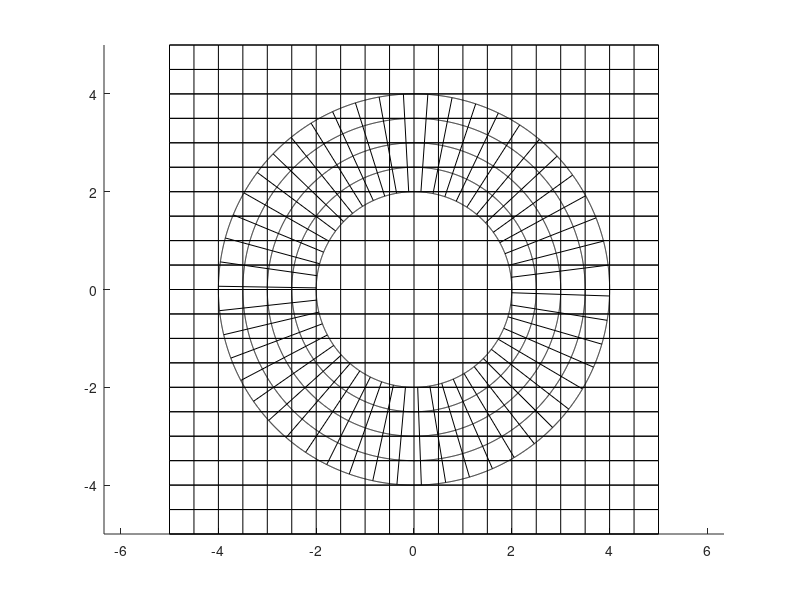

Write MATLAB code to recreate this figure. (Note: this script raises an error after producing the figure.)
dx=0.5;
dy=dx;
a=2;
ri=2;
ro=2+4*dx;
dh=dx/ro;
r=[ri:dx:ro];
h=[0:dh:2*pi];
f=[0:0.001:2*pi];
z = [-2.5*a:dx:2.5*a];
n=5*a/dx;
q=ones(n);
c = n/2+0.5;
for i = 1:n
        for j = 1:n
            x = (i-c)*dx;
            y = (c-j)*dy;
            if x^2+y^2 < ri^2
                q(j,i)=0;
            elseif x==0
                l=min([y-ri y-(-ri)]);
                if l <= 1.25*dx
                    q(j,i)=0;
                end
            else
                xi=sqrt(ri^2/(1+(y/x)^2));
                yi=y/x*xi;
                l=min([sqrt((y-yi)^2+(x-xi)^2) sqrt((y+yi)^2+(x+xi)^2)]);
                if l <= 1.25*dx
                    q(j,i)=0;
                end
            end
                
        end
end



figure (1);
hold on
axis equal
for i = 1:length(r)
    plot(r(i)*cos(f),r(i)*sin(f),'k');
end

for i = 1:length(h)
    plot([ri ro]*cos(h(i)),[ri ro]*sin(h(i)),'k');
end
for i = 1:length(z)
         plot(z, z(i)*ones(length(z),1),'k');
         plot(z, z(i)*ones(length(z),1),'k');
          plot(z(i)*ones(length(z),1), z,'k');
end

hold off

figure (2)
gridplot(q)



    
